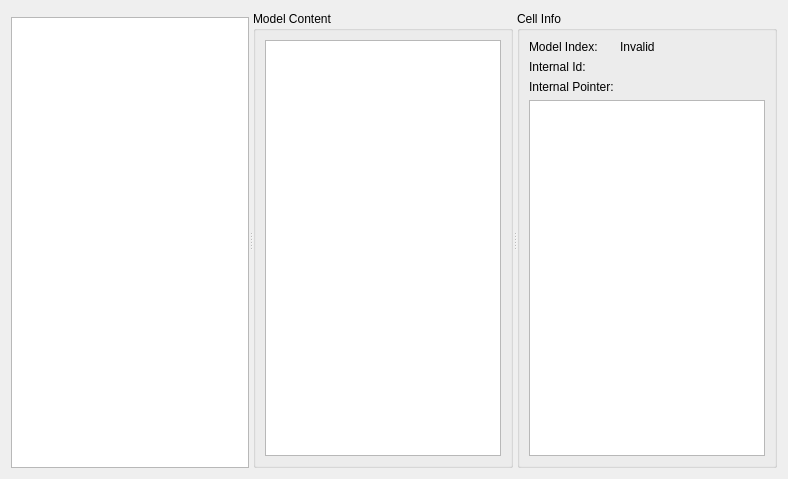
<?xml version="1.0" encoding="UTF-8"?>
<ui version="4.0">
 <class>GammaRay::ModelInspectorWidget</class>
 <widget class="QWidget" name="GammaRay::ModelInspectorWidget">
  <property name="geometry">
   <rect>
    <x>0</x>
    <y>0</y>
    <width>788</width>
    <height>479</height>
   </rect>
  </property>
  <layout class="QGridLayout" name="gridLayout_2">
   <item row="0" column="0">
    <widget class="QSplitter" name="splitter">
     <property name="orientation">
      <enum>Qt::Horizontal</enum>
     </property>
     <widget class="QWidget" name="layoutWidget_3">
      <layout class="QVBoxLayout" name="verticalLayout_3">
       <item>
        <widget class="KFilterProxySearchLine" name="modelSearchLine"/>
       </item>
       <item>
        <widget class="QTreeView" name="modelView">
         <property name="uniformRowHeights">
          <bool>true</bool>
         </property>
         <property name="allColumnsShowFocus">
          <bool>true</bool>
         </property>
        </widget>
       </item>
      </layout>
     </widget>
     <widget class="QGroupBox" name="groupBox_2">
      <property name="title">
       <string>Model Content</string>
      </property>
      <layout class="QGridLayout" name="gridLayout">
       <item row="0" column="0">
        <widget class="QTreeView" name="modelContentView"/>
       </item>
      </layout>
     </widget>
     <widget class="QGroupBox" name="groupBox">
      <property name="title">
       <string>Cell Info</string>
      </property>
      <layout class="QVBoxLayout" name="verticalLayout">
       <item>
        <layout class="QFormLayout" name="formLayout_2">
         <item row="0" column="0">
          <widget class="QLabel" name="label_8">
           <property name="text">
            <string>Model Index:</string>
           </property>
          </widget>
         </item>
         <item row="0" column="1">
          <widget class="QLabel" name="indexLabel">
           <property name="text">
            <string>Invalid</string>
           </property>
          </widget>
         </item>
         <item row="1" column="0">
          <widget class="QLabel" name="label_4">
           <property name="text">
            <string>Internal Id:</string>
           </property>
          </widget>
         </item>
         <item row="1" column="1">
          <widget class="QLabel" name="internalIdLabel">
           <property name="text">
            <string/>
           </property>
          </widget>
         </item>
         <item row="2" column="0">
          <widget class="QLabel" name="label_5">
           <property name="text">
            <string>Internal Pointer:</string>
           </property>
          </widget>
         </item>
         <item row="2" column="1">
          <widget class="QLabel" name="internalPtrLabel">
           <property name="text">
            <string/>
           </property>
          </widget>
         </item>
        </layout>
       </item>
       <item>
        <widget class="QTreeView" name="modelCellView">
         <property name="rootIsDecorated">
          <bool>false</bool>
         </property>
         <property name="uniformRowHeights">
          <bool>true</bool>
         </property>
         <property name="allColumnsShowFocus">
          <bool>true</bool>
         </property>
        </widget>
       </item>
      </layout>
     </widget>
    </widget>
   </item>
  </layout>
 </widget>
 <customwidgets>
  <customwidget>
   <class>KFilterProxySearchLine</class>
   <extends>QWidget</extends>
   <header>kde/kfilterproxysearchline.h</header>
  </customwidget>
 </customwidgets>
 <resources/>
 <connections/>
</ui>
